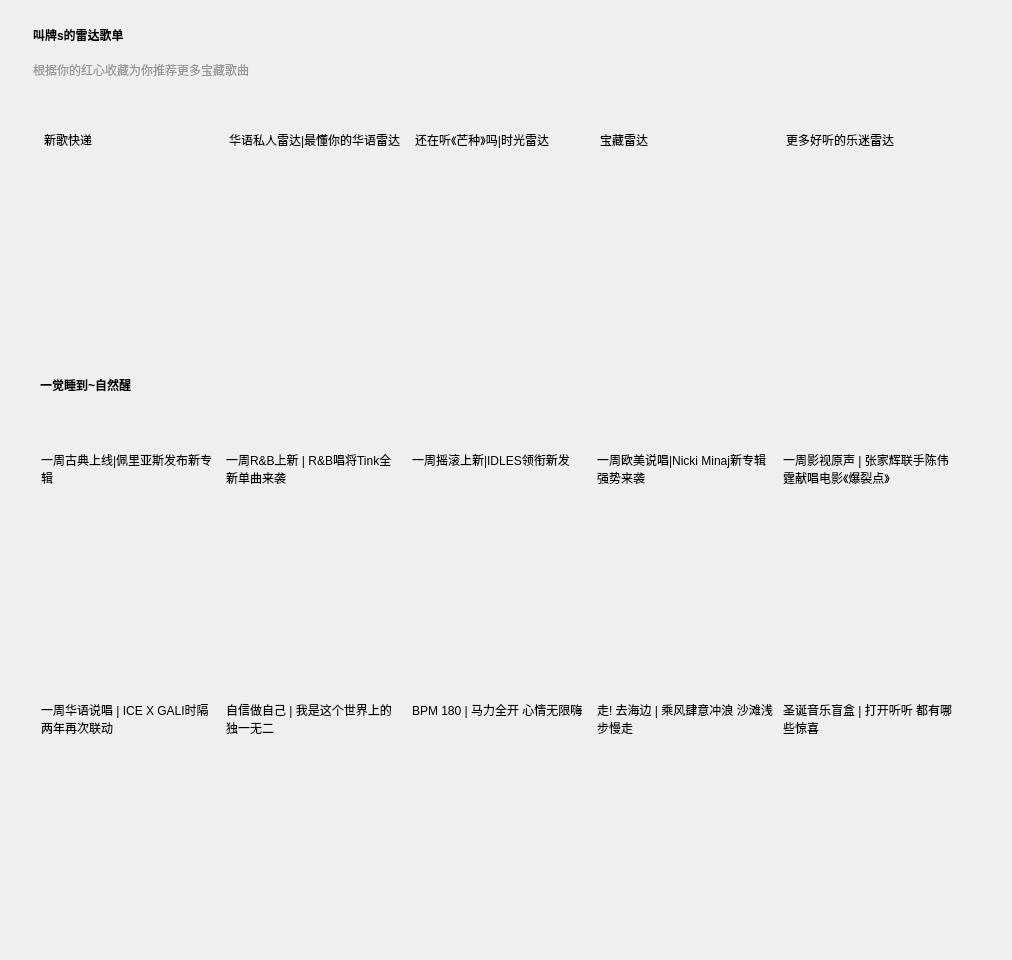
<?xml version="1.0" encoding="UTF-8"?>
<ui version="4.0">
 <class>ExclusiveCustomClass</class>
 <widget class="QWidget" name="ExclusiveCustomClass">
  <property name="geometry">
   <rect>
    <x>0</x>
    <y>0</y>
    <width>1012</width>
    <height>960</height>
   </rect>
  </property>
  <property name="minimumSize">
   <size>
    <width>1012</width>
    <height>960</height>
   </size>
  </property>
  <property name="windowTitle">
   <string>ExclusiveCustom</string>
  </property>
  <widget class="QLabel" name="label">
   <property name="geometry">
    <rect>
     <x>33</x>
     <y>10</y>
     <width>200</width>
     <height>50</height>
    </rect>
   </property>
   <property name="styleSheet">
    <string notr="true">QLabel{
	font: 15pt &quot;微软雅黑&quot;;
	font-weight: bold;
	border: none;
}</string>
   </property>
   <property name="text">
    <string>叫牌s的雷达歌单</string>
   </property>
  </widget>
  <widget class="QLabel" name="label_2">
   <property name="geometry">
    <rect>
     <x>33</x>
     <y>60</y>
     <width>300</width>
     <height>20</height>
    </rect>
   </property>
   <property name="styleSheet">
    <string notr="true">font: 9pt &quot;宋体&quot;;
color: rgb(153, 153, 153);</string>
   </property>
   <property name="text">
    <string>根据你的红心收藏为你推荐更多宝藏歌曲</string>
   </property>
  </widget>
  <widget class="QWidget" name="layoutWidget">
   <property name="geometry">
    <rect>
     <x>33</x>
     <y>100</y>
     <width>939</width>
     <height>241</height>
    </rect>
   </property>
   <layout class="QVBoxLayout" name="verticalLayout">
    <item>
     <layout class="QHBoxLayout" name="horizontalLayout">
      <property name="spacing">
       <number>10</number>
      </property>
      <item>
       <widget class="QPushButton" name="pushButton_3">
        <property name="cursor">
         <cursorShape>PointingHandCursor</cursorShape>
        </property>
        <property name="styleSheet">
         <string notr="true">border-radius: 10px;</string>
        </property>
        <property name="text">
         <string/>
        </property>
        <property name="icon">
         <iconset>
          <normaloff>../../res/雷达歌单/雷达歌单1.png</normaloff>../../res/雷达歌单/雷达歌单1.png</iconset>
        </property>
        <property name="iconSize">
         <size>
          <width>175</width>
          <height>175</height>
         </size>
        </property>
       </widget>
      </item>
      <item>
       <widget class="QPushButton" name="pushButton_4">
        <property name="cursor">
         <cursorShape>PointingHandCursor</cursorShape>
        </property>
        <property name="styleSheet">
         <string notr="true">border-radius: 10px;</string>
        </property>
        <property name="text">
         <string/>
        </property>
        <property name="icon">
         <iconset>
          <normaloff>../../res/雷达歌单/雷达歌单2.png</normaloff>../../res/雷达歌单/雷达歌单2.png</iconset>
        </property>
        <property name="iconSize">
         <size>
          <width>175</width>
          <height>175</height>
         </size>
        </property>
       </widget>
      </item>
      <item>
       <widget class="QPushButton" name="pushButton_5">
        <property name="cursor">
         <cursorShape>PointingHandCursor</cursorShape>
        </property>
        <property name="styleSheet">
         <string notr="true">border-radius: 10px;</string>
        </property>
        <property name="text">
         <string/>
        </property>
        <property name="icon">
         <iconset>
          <normaloff>../../res/雷达歌单/雷达歌单3.png</normaloff>../../res/雷达歌单/雷达歌单3.png</iconset>
        </property>
        <property name="iconSize">
         <size>
          <width>175</width>
          <height>175</height>
         </size>
        </property>
       </widget>
      </item>
      <item>
       <widget class="QPushButton" name="pushButton_6">
        <property name="cursor">
         <cursorShape>PointingHandCursor</cursorShape>
        </property>
        <property name="styleSheet">
         <string notr="true">border-radius: 10px;</string>
        </property>
        <property name="text">
         <string/>
        </property>
        <property name="icon">
         <iconset>
          <normaloff>../../res/雷达歌单/雷达歌单4.png</normaloff>../../res/雷达歌单/雷达歌单4.png</iconset>
        </property>
        <property name="iconSize">
         <size>
          <width>175</width>
          <height>175</height>
         </size>
        </property>
       </widget>
      </item>
      <item>
       <widget class="QPushButton" name="pushButton_7">
        <property name="cursor">
         <cursorShape>PointingHandCursor</cursorShape>
        </property>
        <property name="styleSheet">
         <string notr="true">border-radius: 10px;</string>
        </property>
        <property name="text">
         <string/>
        </property>
        <property name="icon">
         <iconset>
          <normaloff>../../res/雷达歌单/雷达歌单5.png</normaloff>../../res/雷达歌单/雷达歌单5.png</iconset>
        </property>
        <property name="iconSize">
         <size>
          <width>175</width>
          <height>175</height>
         </size>
        </property>
       </widget>
      </item>
     </layout>
    </item>
    <item>
     <layout class="QHBoxLayout" name="horizontalLayout_2">
      <property name="spacing">
       <number>10</number>
      </property>
      <item>
       <widget class="QLabel" name="label_3">
        <property name="styleSheet">
         <string notr="true">font: 12pt &quot;宋体&quot;;</string>
        </property>
        <property name="text">
         <string>新歌快递</string>
        </property>
        <property name="alignment">
         <set>Qt::AlignLeading|Qt::AlignLeft|Qt::AlignTop</set>
        </property>
       </widget>
      </item>
      <item>
       <widget class="QLabel" name="label_4">
        <property name="styleSheet">
         <string notr="true">font: 12pt &quot;宋体&quot;;</string>
        </property>
        <property name="text">
         <string>华语私人雷达|最懂你的华语雷达</string>
        </property>
        <property name="alignment">
         <set>Qt::AlignLeading|Qt::AlignLeft|Qt::AlignTop</set>
        </property>
        <property name="wordWrap">
         <bool>true</bool>
        </property>
       </widget>
      </item>
      <item>
       <widget class="QLabel" name="label_5">
        <property name="styleSheet">
         <string notr="true">font: 12pt &quot;宋体&quot;;</string>
        </property>
        <property name="text">
         <string>还在听《芒种》吗|时光雷达</string>
        </property>
        <property name="alignment">
         <set>Qt::AlignLeading|Qt::AlignLeft|Qt::AlignTop</set>
        </property>
        <property name="wordWrap">
         <bool>true</bool>
        </property>
       </widget>
      </item>
      <item>
       <widget class="QLabel" name="label_6">
        <property name="styleSheet">
         <string notr="true">font: 12pt &quot;宋体&quot;;</string>
        </property>
        <property name="text">
         <string>宝藏雷达</string>
        </property>
        <property name="alignment">
         <set>Qt::AlignLeading|Qt::AlignLeft|Qt::AlignTop</set>
        </property>
       </widget>
      </item>
      <item>
       <widget class="QLabel" name="label_7">
        <property name="styleSheet">
         <string notr="true">font: 12pt &quot;宋体&quot;;</string>
        </property>
        <property name="text">
         <string>更多好听的乐迷雷达</string>
        </property>
        <property name="scaledContents">
         <bool>true</bool>
        </property>
        <property name="alignment">
         <set>Qt::AlignLeading|Qt::AlignLeft|Qt::AlignTop</set>
        </property>
       </widget>
      </item>
     </layout>
    </item>
   </layout>
  </widget>
  <widget class="QLabel" name="label_8">
   <property name="geometry">
    <rect>
     <x>40</x>
     <y>360</y>
     <width>211</width>
     <height>50</height>
    </rect>
   </property>
   <property name="styleSheet">
    <string notr="true">QLabel{
	font: 15pt &quot;微软雅黑&quot;;
	font-weight: bold;
	border: none;
}</string>
   </property>
   <property name="text">
    <string>一觉睡到~自然醒</string>
   </property>
  </widget>
  <widget class="QWidget" name="layoutWidget_2">
   <property name="geometry">
    <rect>
     <x>30</x>
     <y>420</y>
     <width>939</width>
     <height>241</height>
    </rect>
   </property>
   <layout class="QVBoxLayout" name="verticalLayout_2">
    <item>
     <layout class="QHBoxLayout" name="horizontalLayout_3">
      <property name="spacing">
       <number>10</number>
      </property>
      <item>
       <widget class="QPushButton" name="pushButton_8">
        <property name="cursor">
         <cursorShape>PointingHandCursor</cursorShape>
        </property>
        <property name="styleSheet">
         <string notr="true">border-radius: 10px;</string>
        </property>
        <property name="text">
         <string/>
        </property>
        <property name="icon">
         <iconset>
          <normaloff>../../res/雷达歌单/专属订制1.png</normaloff>../../res/雷达歌单/专属订制1.png</iconset>
        </property>
        <property name="iconSize">
         <size>
          <width>175</width>
          <height>175</height>
         </size>
        </property>
       </widget>
      </item>
      <item>
       <widget class="QPushButton" name="pushButton_9">
        <property name="cursor">
         <cursorShape>PointingHandCursor</cursorShape>
        </property>
        <property name="styleSheet">
         <string notr="true">border-radius: 10px;</string>
        </property>
        <property name="text">
         <string/>
        </property>
        <property name="icon">
         <iconset>
          <normaloff>../../res/雷达歌单/专属订制2.png</normaloff>../../res/雷达歌单/专属订制2.png</iconset>
        </property>
        <property name="iconSize">
         <size>
          <width>175</width>
          <height>175</height>
         </size>
        </property>
       </widget>
      </item>
      <item>
       <widget class="QPushButton" name="pushButton_10">
        <property name="cursor">
         <cursorShape>PointingHandCursor</cursorShape>
        </property>
        <property name="styleSheet">
         <string notr="true">border-radius: 10px;</string>
        </property>
        <property name="text">
         <string/>
        </property>
        <property name="icon">
         <iconset>
          <normaloff>../../res/雷达歌单/专属订制3.png</normaloff>../../res/雷达歌单/专属订制3.png</iconset>
        </property>
        <property name="iconSize">
         <size>
          <width>175</width>
          <height>175</height>
         </size>
        </property>
       </widget>
      </item>
      <item>
       <widget class="QPushButton" name="pushButton_11">
        <property name="cursor">
         <cursorShape>PointingHandCursor</cursorShape>
        </property>
        <property name="styleSheet">
         <string notr="true">border-radius: 10px;</string>
        </property>
        <property name="text">
         <string/>
        </property>
        <property name="icon">
         <iconset>
          <normaloff>../../res/雷达歌单/专属订制4.png</normaloff>../../res/雷达歌单/专属订制4.png</iconset>
        </property>
        <property name="iconSize">
         <size>
          <width>175</width>
          <height>175</height>
         </size>
        </property>
       </widget>
      </item>
      <item>
       <widget class="QPushButton" name="pushButton_12">
        <property name="cursor">
         <cursorShape>PointingHandCursor</cursorShape>
        </property>
        <property name="styleSheet">
         <string notr="true">border-radius: 10px;</string>
        </property>
        <property name="text">
         <string/>
        </property>
        <property name="icon">
         <iconset>
          <normaloff>../../res/雷达歌单/专属订制5.png</normaloff>../../res/雷达歌单/专属订制5.png</iconset>
        </property>
        <property name="iconSize">
         <size>
          <width>175</width>
          <height>175</height>
         </size>
        </property>
       </widget>
      </item>
     </layout>
    </item>
    <item>
     <layout class="QHBoxLayout" name="horizontalLayout_4">
      <property name="spacing">
       <number>10</number>
      </property>
      <item>
       <widget class="QLabel" name="label_9">
        <property name="styleSheet">
         <string notr="true">font: 12pt &quot;宋体&quot;;</string>
        </property>
        <property name="text">
         <string>一周古典上线|佩里亚斯发布新专辑</string>
        </property>
        <property name="alignment">
         <set>Qt::AlignLeading|Qt::AlignLeft|Qt::AlignTop</set>
        </property>
        <property name="wordWrap">
         <bool>true</bool>
        </property>
       </widget>
      </item>
      <item>
       <widget class="QLabel" name="label_10">
        <property name="styleSheet">
         <string notr="true">font: 12pt &quot;宋体&quot;;</string>
        </property>
        <property name="text">
         <string>一周R&amp;B上新 | R&amp;B唱将Tink全新单曲来袭</string>
        </property>
        <property name="alignment">
         <set>Qt::AlignLeading|Qt::AlignLeft|Qt::AlignTop</set>
        </property>
        <property name="wordWrap">
         <bool>true</bool>
        </property>
       </widget>
      </item>
      <item>
       <widget class="QLabel" name="label_11">
        <property name="styleSheet">
         <string notr="true">font: 12pt &quot;宋体&quot;;</string>
        </property>
        <property name="text">
         <string>一周摇滚上新|IDLES领衔新发</string>
        </property>
        <property name="alignment">
         <set>Qt::AlignLeading|Qt::AlignLeft|Qt::AlignTop</set>
        </property>
        <property name="wordWrap">
         <bool>true</bool>
        </property>
       </widget>
      </item>
      <item>
       <widget class="QLabel" name="label_12">
        <property name="styleSheet">
         <string notr="true">font: 12pt &quot;宋体&quot;;</string>
        </property>
        <property name="text">
         <string>一周欧美说唱|Nicki Minaj新专辑强势来袭</string>
        </property>
        <property name="alignment">
         <set>Qt::AlignLeading|Qt::AlignLeft|Qt::AlignTop</set>
        </property>
        <property name="wordWrap">
         <bool>true</bool>
        </property>
       </widget>
      </item>
      <item>
       <widget class="QLabel" name="label_13">
        <property name="styleSheet">
         <string notr="true">font: 12pt &quot;宋体&quot;;</string>
        </property>
        <property name="text">
         <string>一周影视原声 | 张家辉联手陈伟霆献唱电影《爆裂点》</string>
        </property>
        <property name="scaledContents">
         <bool>true</bool>
        </property>
        <property name="alignment">
         <set>Qt::AlignLeading|Qt::AlignLeft|Qt::AlignTop</set>
        </property>
        <property name="wordWrap">
         <bool>true</bool>
        </property>
       </widget>
      </item>
     </layout>
    </item>
   </layout>
  </widget>
  <widget class="QWidget" name="layoutWidget_3">
   <property name="geometry">
    <rect>
     <x>30</x>
     <y>670</y>
     <width>939</width>
     <height>241</height>
    </rect>
   </property>
   <layout class="QVBoxLayout" name="verticalLayout_3">
    <item>
     <layout class="QHBoxLayout" name="horizontalLayout_5">
      <property name="spacing">
       <number>10</number>
      </property>
      <item>
       <widget class="QPushButton" name="pushButton_13">
        <property name="cursor">
         <cursorShape>PointingHandCursor</cursorShape>
        </property>
        <property name="styleSheet">
         <string notr="true">border-radius: 10px;</string>
        </property>
        <property name="text">
         <string/>
        </property>
        <property name="icon">
         <iconset>
          <normaloff>../../res/雷达歌单/专属订制6.png</normaloff>../../res/雷达歌单/专属订制6.png</iconset>
        </property>
        <property name="iconSize">
         <size>
          <width>175</width>
          <height>175</height>
         </size>
        </property>
       </widget>
      </item>
      <item>
       <widget class="QPushButton" name="pushButton_14">
        <property name="cursor">
         <cursorShape>PointingHandCursor</cursorShape>
        </property>
        <property name="styleSheet">
         <string notr="true">border-radius: 10px;</string>
        </property>
        <property name="text">
         <string/>
        </property>
        <property name="icon">
         <iconset>
          <normaloff>../../res/雷达歌单/专属订制7.png</normaloff>../../res/雷达歌单/专属订制7.png</iconset>
        </property>
        <property name="iconSize">
         <size>
          <width>175</width>
          <height>175</height>
         </size>
        </property>
       </widget>
      </item>
      <item>
       <widget class="QPushButton" name="pushButton_15">
        <property name="cursor">
         <cursorShape>PointingHandCursor</cursorShape>
        </property>
        <property name="styleSheet">
         <string notr="true">border-radius: 10px;</string>
        </property>
        <property name="text">
         <string/>
        </property>
        <property name="icon">
         <iconset>
          <normaloff>../../res/雷达歌单/专属订制8.png</normaloff>../../res/雷达歌单/专属订制8.png</iconset>
        </property>
        <property name="iconSize">
         <size>
          <width>175</width>
          <height>175</height>
         </size>
        </property>
       </widget>
      </item>
      <item>
       <widget class="QPushButton" name="pushButton_16">
        <property name="cursor">
         <cursorShape>PointingHandCursor</cursorShape>
        </property>
        <property name="styleSheet">
         <string notr="true">border-radius: 10px;</string>
        </property>
        <property name="text">
         <string/>
        </property>
        <property name="icon">
         <iconset>
          <normaloff>../../res/雷达歌单/专属订制9.png</normaloff>../../res/雷达歌单/专属订制9.png</iconset>
        </property>
        <property name="iconSize">
         <size>
          <width>175</width>
          <height>175</height>
         </size>
        </property>
       </widget>
      </item>
      <item>
       <widget class="QPushButton" name="pushButton_17">
        <property name="cursor">
         <cursorShape>PointingHandCursor</cursorShape>
        </property>
        <property name="styleSheet">
         <string notr="true">border-radius: 10px;</string>
        </property>
        <property name="text">
         <string/>
        </property>
        <property name="icon">
         <iconset>
          <normaloff>../../res/雷达歌单/专属订制10.png</normaloff>../../res/雷达歌单/专属订制10.png</iconset>
        </property>
        <property name="iconSize">
         <size>
          <width>175</width>
          <height>175</height>
         </size>
        </property>
       </widget>
      </item>
     </layout>
    </item>
    <item>
     <layout class="QHBoxLayout" name="horizontalLayout_6">
      <property name="spacing">
       <number>10</number>
      </property>
      <item>
       <widget class="QLabel" name="label_14">
        <property name="styleSheet">
         <string notr="true">font: 12pt &quot;宋体&quot;;</string>
        </property>
        <property name="text">
         <string>一周华语说唱 | ICE X GALI时隔两年再次联动</string>
        </property>
        <property name="alignment">
         <set>Qt::AlignLeading|Qt::AlignLeft|Qt::AlignTop</set>
        </property>
        <property name="wordWrap">
         <bool>true</bool>
        </property>
       </widget>
      </item>
      <item>
       <widget class="QLabel" name="label_15">
        <property name="styleSheet">
         <string notr="true">font: 12pt &quot;宋体&quot;;</string>
        </property>
        <property name="text">
         <string>自信做自己 | 我是这个世界上的独一无二</string>
        </property>
        <property name="alignment">
         <set>Qt::AlignLeading|Qt::AlignLeft|Qt::AlignTop</set>
        </property>
        <property name="wordWrap">
         <bool>true</bool>
        </property>
       </widget>
      </item>
      <item>
       <widget class="QLabel" name="label_16">
        <property name="styleSheet">
         <string notr="true">font: 12pt &quot;宋体&quot;;</string>
        </property>
        <property name="text">
         <string>BPM 180 | 马力全开 心情无限嗨</string>
        </property>
        <property name="alignment">
         <set>Qt::AlignLeading|Qt::AlignLeft|Qt::AlignTop</set>
        </property>
        <property name="wordWrap">
         <bool>true</bool>
        </property>
       </widget>
      </item>
      <item>
       <widget class="QLabel" name="label_17">
        <property name="styleSheet">
         <string notr="true">font: 12pt &quot;宋体&quot;;</string>
        </property>
        <property name="text">
         <string>走! 去海边 | 乘风肆意冲浪 沙滩浅步慢走</string>
        </property>
        <property name="alignment">
         <set>Qt::AlignLeading|Qt::AlignLeft|Qt::AlignTop</set>
        </property>
        <property name="wordWrap">
         <bool>true</bool>
        </property>
       </widget>
      </item>
      <item>
       <widget class="QLabel" name="label_18">
        <property name="styleSheet">
         <string notr="true">font: 12pt &quot;宋体&quot;;</string>
        </property>
        <property name="text">
         <string>圣诞音乐盲盒 | 打开听听 都有哪些惊喜</string>
        </property>
        <property name="scaledContents">
         <bool>true</bool>
        </property>
        <property name="alignment">
         <set>Qt::AlignLeading|Qt::AlignLeft|Qt::AlignTop</set>
        </property>
        <property name="wordWrap">
         <bool>true</bool>
        </property>
       </widget>
      </item>
     </layout>
    </item>
   </layout>
  </widget>
 </widget>
 <layoutdefault spacing="6" margin="11"/>
 <resources/>
 <connections/>
</ui>
